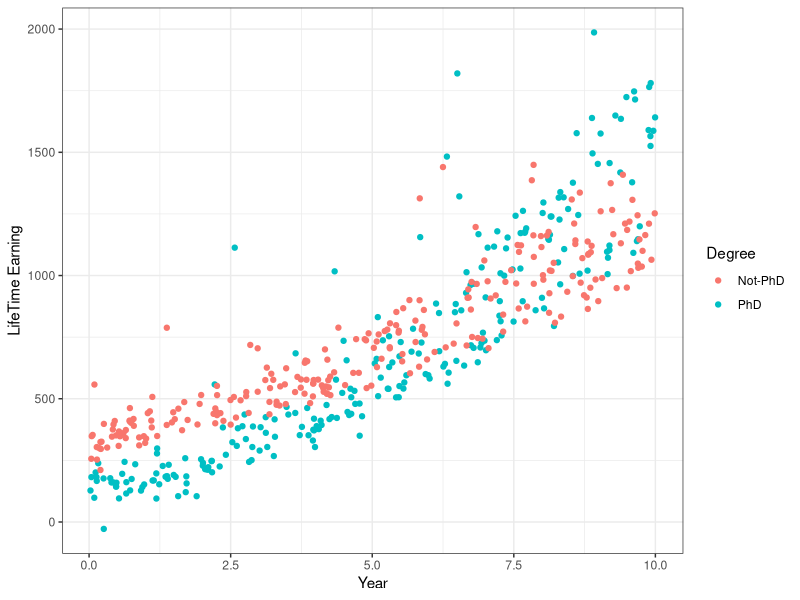
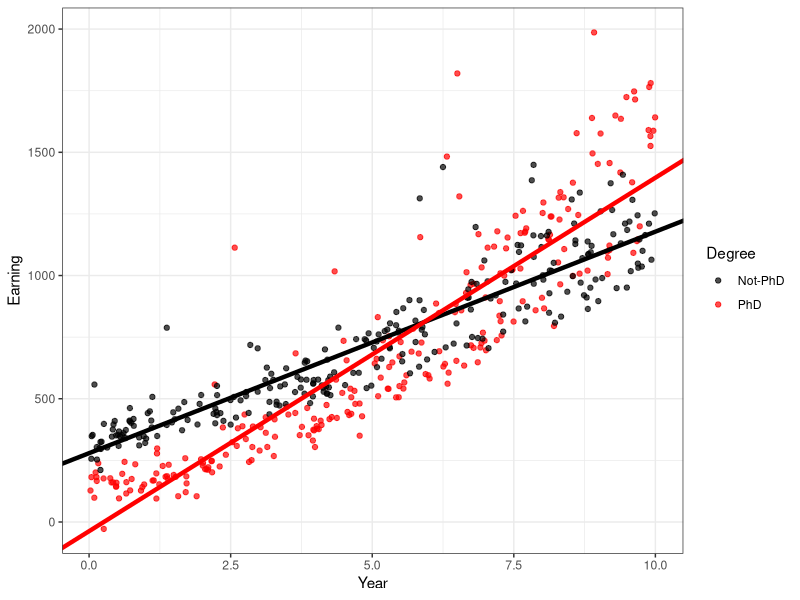
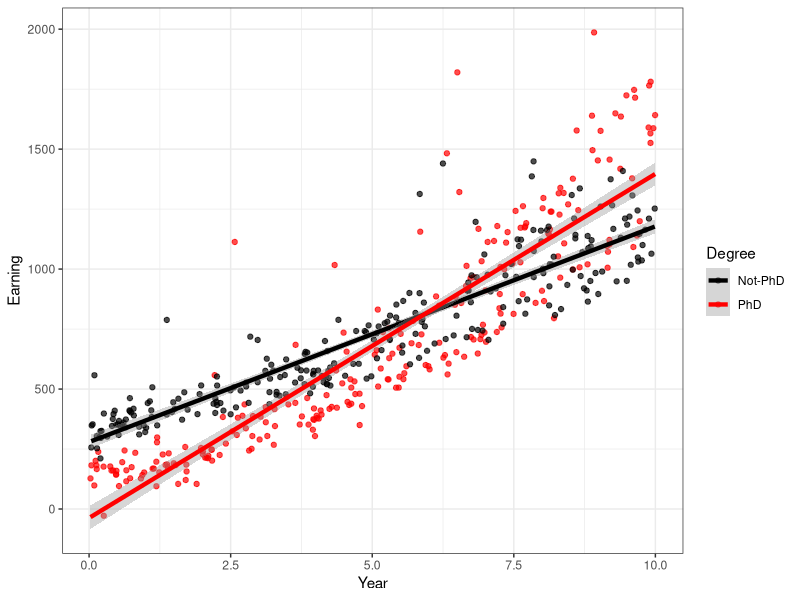
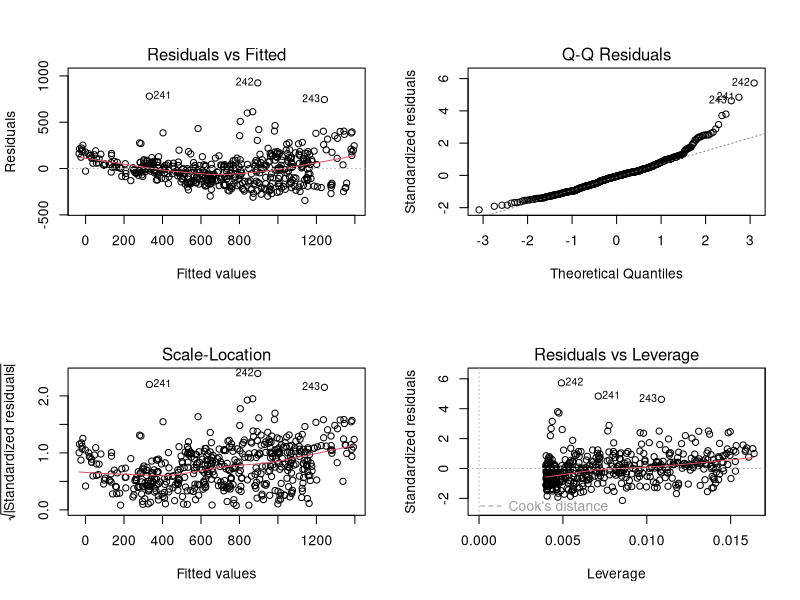
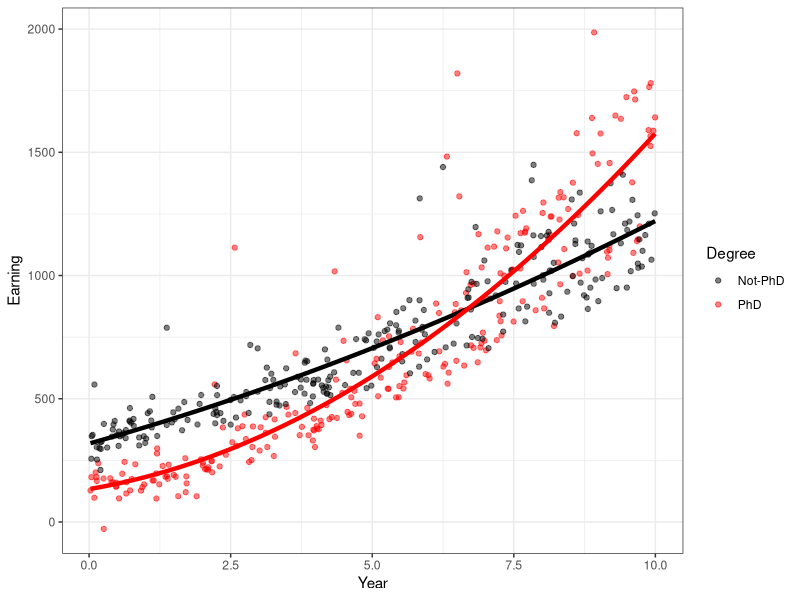
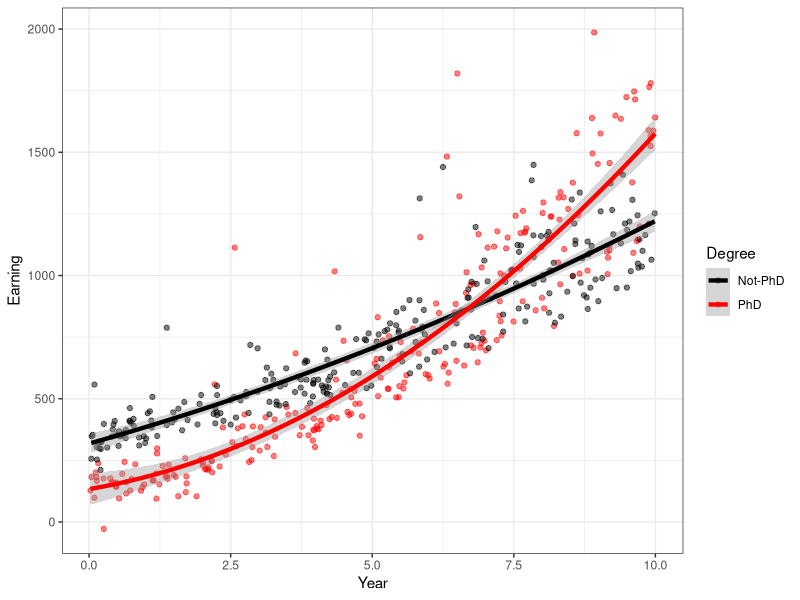
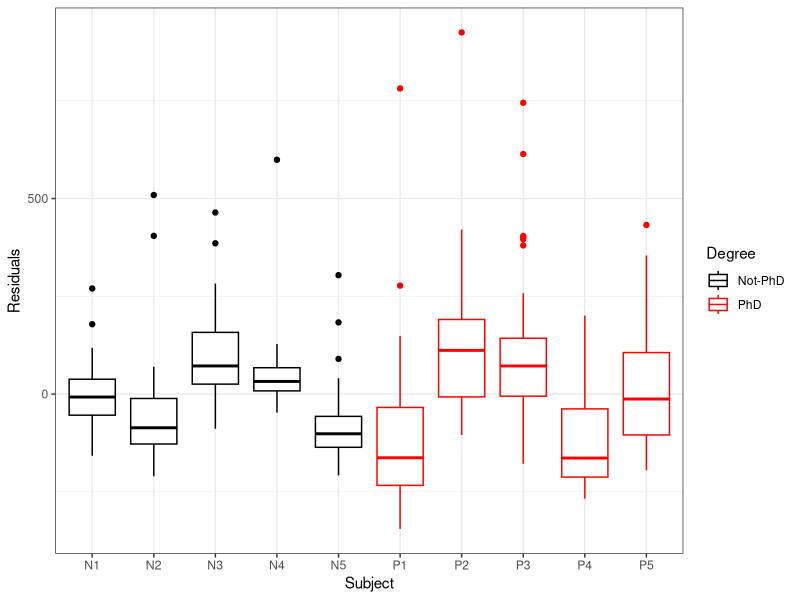
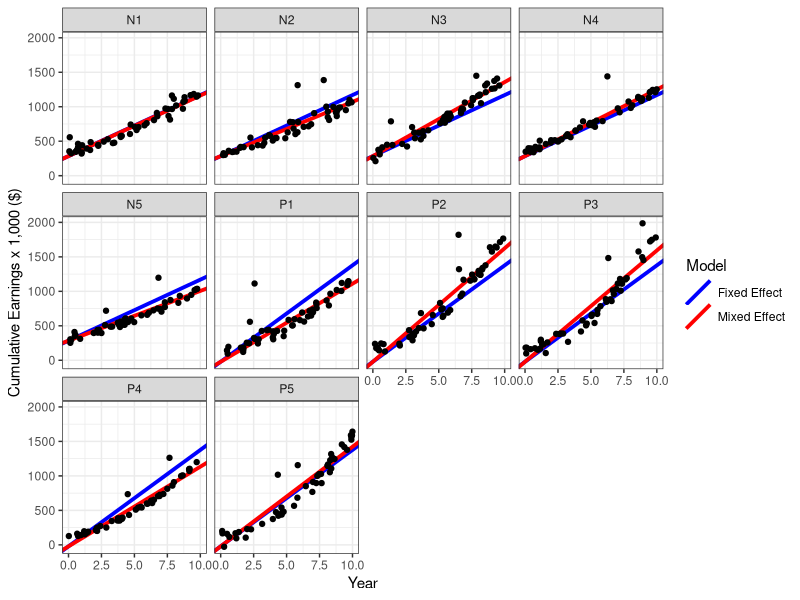

These charts were generated, in order, by the following R code:
## ---- chunk 1
knitr::opts_chunk$set(echo = TRUE)
## ---- chunk 2
library(magrittr)
library(dplyr)
library(tidyr)
library(ggplot2)
library(boot)
library(nlme)
## ---- chunk 3

set.seed(123)

n.groups = 10

Year1 <- Year2 <- Earning1 <- Earning2 <- matrix(rep(0,250),ncol = n.groups/2)
for (i in 1:(n.groups/2)){
  
  s1 <- sample(c(20,50,60,70),1)
  s2 <- sample(c(35,65,60,80),1)
  
  noise1 = rnorm(48, 0, s1)
  noise2 = rnorm(48, 0, s2)
  
  noise1 = c(noise1, rnorm(2, 400, 300))
  noise2 = c(noise2, rnorm(2, 400, 200))
  
  Year1[,i] <- runif(50, 0, 10)
  Year2[,i] <- runif(50, 0, 10)
  
  coef1.rand <- c(rnorm(1,0,40), rnorm(1,4,6), rnorm(1,0,2)) 
  coef2.rand <- c(rnorm(1,0,50), rnorm(1,3,10), rnorm(1,0,.5)) 
  
  
  Earning1[,i] <- 90+coef1.rand[1] + Year1[,i]*(25+coef1.rand[2]) + Year1[,i]^2*(10+coef1.rand[3]) + noise1
  
  
  Earning2[,i] <- 300+coef2.rand[1] + Year2[,i]*(60+coef2.rand[2]) + Year2[,i]^2*(3+coef2.rand[3]) + noise2
}


# names1 <- factor(c("P1", "P2", "P3", "P4", "P5", "P6", "P7", "P8", "P9", "P10"))
# names2 <- factor(c("N1", "N2", "N3", "N4", "N5", "N6", "N7", "N8", "N9", "N10"))

names1 <- factor(c("P1", "P2", "P3", "P4", "P5"))
names2 <- factor(c("N1", "N2", "N3", "N4", "N5"))





df.Year1 <- data.frame(Year1)
df.Year1.long <- df.Year1 %>%
  set_colnames(names1)%>%
  pivot_longer(1:5, names_to = "Group", values_to = "Year")
  
# names(df.Year1.long)

df.Earning1 <- data.frame(Earning1)
df.Earning1.long <- df.Earning1 %>%
  set_colnames(names1)%>%
  pivot_longer(1:5, names_to = "Group", values_to = "Earning") 

df.Earning1.long$Group <- NULL

df1.long <- data.frame(df.Year1.long, df.Earning1.long)



df.Year2 <- data.frame(Year2)
df.Year2.long <- df.Year2 %>%
  set_colnames(names2)%>%
  pivot_longer(1:5, names_to = "Group", values_to = "Year") 
  
# names(df.Year2.long)

df.Earning2 <- data.frame(Earning2)
df.Earning2.long <- df.Earning2 %>%
  set_colnames(names2)%>%
  pivot_longer(1:5, names_to = "Group", values_to = "Earning") 

df.Earning2.long$Group <- NULL

df2.long <- data.frame(df.Year2.long, df.Earning2.long)


Degree <- rbind(matrix(c(rep("PhD", dim(df1.long)[1])), nrow = dim(df1.long)[1]) ,
                matrix(c(rep("Not-PhD", dim(df2.long)[1])), nrow = dim(df2.long)[1]))


Earnings.df <- data.frame(rbind(df1.long, df2.long) , Degree) %>%
  mutate(Group = factor(Group), Degree = factor(Degree))




attach(Earnings.df)


ggplot(Earnings.df) +
  geom_point(aes(x = Year, y = Earning, col = Degree)) +
  ylab("LifeTime Earning") +
  xlab("Year") +
  theme_bw()

## ---- chunk 4
lm.fit1 <- lm(Earning ~ Year*Degree, Earnings.df)
summary(lm.fit1)



lm.fit2 <- lm(Earning ~ Year*Degree + I(Year^2)*Degree, Earnings.df)
summary(lm.fit2)
## ---- chunk 5
Groups.names <- factor(c("N1", "N2", "N3", "N4", "N5", "P1", "P2", "P3", "P4", "P5"))
## ---- chunk 6
lm.fit1 <- lm(Earning ~ Year*Degree, Earnings.df)
summary(lm.fit1)
## ---- chunk 7
coeffs <- coef(lm.fit1)
coeffs
ggplot(Earnings.df, aes(x=Year, y=Earning, col=Degree)) +
  geom_point(alpha=.7) +
  geom_abline(slope = coeffs[2], intercept = coeffs[1], col = "black", size = 1.5) +
  geom_abline(slope = coeffs[2]+coeffs[4], intercept = coeffs[1]+coeffs[3], col = "red" , size = 1.5) +
  scale_color_manual(values = c("black", "red")) +
  theme_bw()

ggplot(Earnings.df, aes(x=Year, y=Earning, col=Degree)) +
  geom_point(alpha=.7) +
  geom_smooth(method = "lm", formula = y~x, size = 1.5) +
  scale_color_manual(values = c("black", "red")) +
  theme_bw()
## ---- chunk 8
par(mfrow=c(2,2))
plot(lm.fit1)
## ---- chunk 9

Earnings.df_notPhD <- Earnings.df %>%
  filter(Degree == "Not-PhD")

SE.eq <- sd(Earnings.df_notPhD$Earning)/
  sqrt(sum( (Earnings.df_notPhD$Year - mean(Earnings.df_notPhD$Year) )^2 ))

SE.eq
## ---- chunk 10
boot.fn <- function (data , index){
  coef (lm(Earning ~ Year*Degree , data = data , subset = index))[2]
}

beta1.boot <- boot(Earnings.df , boot.fn, 200)

sd(beta1.boot$t)

## ---- chunk 11
lm.fit2 <- lm(Earning ~ Year*Degree + I(Year^2)*Degree, Earnings.df)
summary(lm.fit2)
## ---- chunk 12

# First: Use the coefficients and stat_function
coeff.fit2 <- coef(lm.fit2)

f1 <- function(x) coeff.fit2[1] + coeff.fit2[2]*x + coeff.fit2[4]*x^2
f2 <- function(x) coeff.fit2[1]+coeff.fit2[3] + (coeff.fit2[2]+coeff.fit2[5])*x + (coeff.fit2[4]+coeff.fit2[6])*x^2

ggplot(Earnings.df, aes(x=Year, y=Earning, col=Degree)) + 
  geom_point(alpha=.5) +
  stat_function(fun=f1, colour="black", size=1.5) +
  stat_function(fun=f2, colour="red", size=1.5) +
  scale_color_manual(values = c("black", "red")) +
  theme_bw()



# or: use geom_smooth with x+I(x^2)
# geom_smooth considers interactions by default
ggplot(Earnings.df, aes(x=Year, y=Earning, col=Degree)) + 
  geom_point(alpha=.5) +
  geom_smooth(method="lm", formula = y~x+I(x^2), size=1.5) +
  scale_color_manual(values = c("black", "red")) +
  theme_bw()
## ---- chunk 13
# lm.fit3 <- lm(Earning ~ Year * Degree + I(Year^2):Degree)

anova(lm.fit2, lm.fit1)
## ---- chunk 14

glm.fit1 <- glm (Earning ~ Year*Degree, data = Earnings.df)
glm.fit2 <- glm (Earning ~ Year*Degree + I(Year^2)*Degree, data = Earnings.df)
  
cv.error.fit1 <- cv.glm (Earnings.df , glm.fit1 , K = 10)$delta[1]
cv.error.fit2 <- cv.glm (Earnings.df , glm.fit2 , K = 10)$delta[1]

data.frame( cv.error.fit1, cv.error.fit2 )

## ---- chunk 15
attach(Earnings.df)

ggplot(lm.fit1) +
  geom_boxplot(aes(x = Group, y = .resid, col = Degree)) +
  scale_color_manual(values=c("black", "red")) +
  xlab("Subject") + ylab("Residuals") +
  theme_bw()
## ---- chunk 16
lm.fit.mixed <- lme(Earning ~ Year*Degree, data = Earnings.df, random=list( Group = pdDiag( ~Year) ) )

summary(lm.fit.mixed)
## ---- chunk 17
fixed.effects(lm.fit.mixed)
random.effects(lm.fit.mixed)
## ---- chunk 18
coeff.mixed <- coef(lm.fit.mixed)
coeff.mixed
## ---- chunk 19
coeffs.ranef <- random.effects(lm.fit.mixed)
coeffs.fixed <- fixed.effects(lm.fit.mixed)

coeffs.model.mixed <- matrix(rep(0,20), nrow = 10)
coeffs.model.fixed <- matrix(rep(0,20), nrow = 10)


coeffs.model.fixed[1:5,1] <- coeffs.fixed[1]
coeffs.model.fixed[1:5,2] <- coeffs.fixed[2]
coeffs.model.fixed[6:10,1]<- coeffs.fixed[1]+ coeffs.fixed[3]
coeffs.model.fixed[6:10,2]<- coeffs.fixed[2]+ coeffs.fixed[4]

coeffs.model.mixed[1:5,1] <- coeffs.ranef[1:5,1] + coeffs.fixed[1]
coeffs.model.mixed[1:5,2] <- coeffs.ranef[1:5,2] + coeffs.fixed[2]
coeffs.model.mixed[6:10,1]<- coeffs.ranef[6:10,1] + coeffs.fixed[1]+ coeffs.fixed[3]
coeffs.model.mixed[6:10,2]<- coeffs.ranef[6:10,2] + coeffs.fixed[2]+ coeffs.fixed[4]


ids <- Earnings.df %>% pull(Group) %>% levels() %>% factor()

# make a tibble with the data extracted above
coeffs.model.fixed <- tibble(Group = ids,
                  intercept = coeffs.model.fixed[,1],
                  slope = coeffs.model.fixed[,2])

coeffs.model.mixed <- tibble(Group = ids,
                  intercept = coeffs.model.mixed[,1],
                  slope = coeffs.model.mixed[,2])
## ---- chunk 20

ggplot(Earnings.df, aes(x = Year, y = Earning)) +
  geom_abline(data = coeffs.model.fixed, aes(intercept = intercept, 
                  slope = slope, col="Fixed Effect"), size = 1.3, legend) +
  geom_abline(data = coeffs.model.mixed, aes(intercept = intercept, 
                  slope = slope, col="Mixed Effect"), size = 1.3) +
  geom_point() +
  facet_wrap(~Group) +
  labs(x = "Year", y = "Cumulative Earnings x 1,000 ($)", color = "Model") +
  scale_color_manual(values = c("blue", "red")) +
  theme_bw()

## ---- chunk 21

Coefficients.noCentering <- coef(lm(Earning~Year))

beta0.lower <- Coefficients.noCentering[[1]] - 100*Coefficients.noCentering[[1]]
beta0.upper <- Coefficients.noCentering[[1]] + 100*Coefficients.noCentering[[1]]
beta1.lower <- Coefficients.noCentering[[2]] - 100*Coefficients.noCentering[[2]]
beta1.upper <- Coefficients.noCentering[[2]] + 100*Coefficients.noCentering[[2]]


beta0 <- beta1 <- 0
RSS <- 0
i<-0

for (b0 in seq(beta0.lower, beta0.upper, length.out=100)){
  for(b1 in seq(beta1.lower, beta1.upper, length.out=100)){
    i <- i+1
    beta0[i] <- b0
    beta1[i] <- b1
    
    Earning.hat <- b0 + b1*Year
    RSS[i] <- sum((Earning - Earning.hat)^2)
  }
}

RSS.df.noCentering <- tibble(beta0, beta1, RSS)

ggplot(RSS.df.noCentering, aes(x=beta0, y=beta1, z=RSS)) +
  geom_contour(bins=100) +
  geom_point(aes(x=Coefficients.noCentering[[1]], y=Coefficients.noCentering[[2]])) +
  theme_bw()




## ---- chunk 22

Coefficients.Centering <- coef(lm(Earning~I(Year-mean(Year))))

beta0.lower <- Coefficients.Centering[[1]] - 100*Coefficients.Centering[[1]]
beta0.upper <- Coefficients.Centering[[1]] + 100*Coefficients.Centering[[1]]
beta1.lower <- Coefficients.Centering[[2]] - 100*Coefficients.Centering[[2]]
beta1.upper <- Coefficients.Centering[[2]] + 100*Coefficients.Centering[[2]]


beta0 <- beta1 <- 0
RSS <- 0
i<-0

for (b0 in seq(beta0.lower, beta0.upper, length.out=100)){
  for(b1 in seq(beta1.lower, beta1.upper, length.out=100)){
    i <- i+1
    beta0[i] <- b0
    beta1[i] <- b1
    
    Earning.hat <- b0 + b1*Year
    RSS[i] <- sum((Earning - Earning.hat)^2)
  }
}

RSS.df.Centering <- tibble(beta0, beta1, RSS)

ggplot(RSS.df.Centering, aes(x=beta0, y=beta1, z=RSS)) +
  geom_contour(bins=100) + 
  geom_point(aes(x=Coefficients.Centering[[1]], y=Coefficients.Centering[[2]])) +
  theme_bw()




